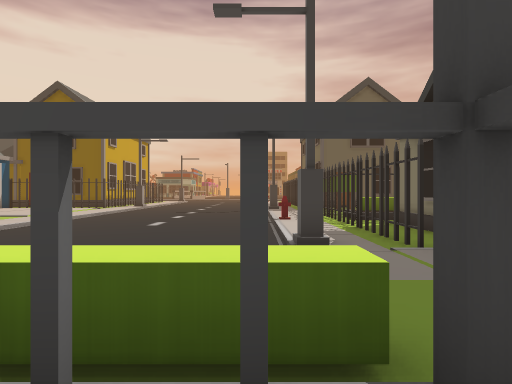
[1] (above)

17 first-person views from a walk through a 3-D level made in the Unity game engine. The camera is 1.4 m above the floor, looks level and sees 80° across. The floor is counted in squares, 2 m on a side. Each view is taken from the middle of a square. On the plan, view 1 faces up. The plan holds only what a view shows up to about 10 squares ahead; the rest is blank. The place goes on beyond the plan. Some animated figures are not drawn.

[2]
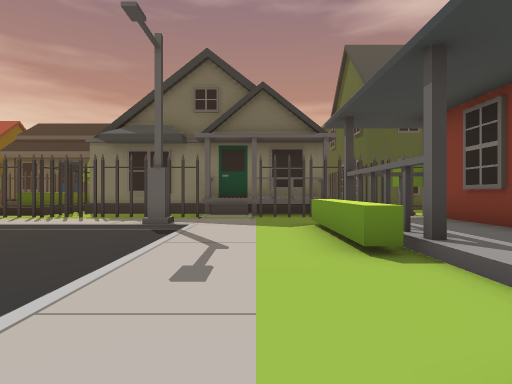

[3]
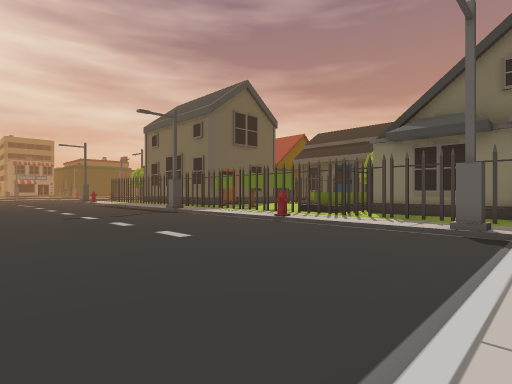

[4]
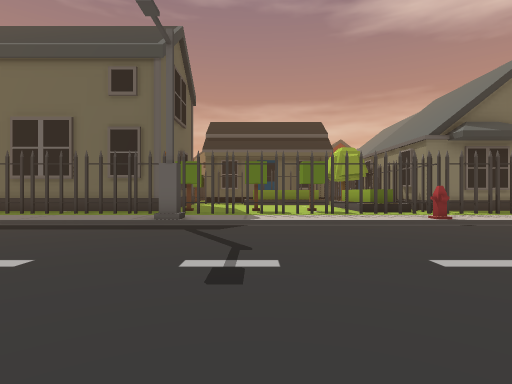

[5]
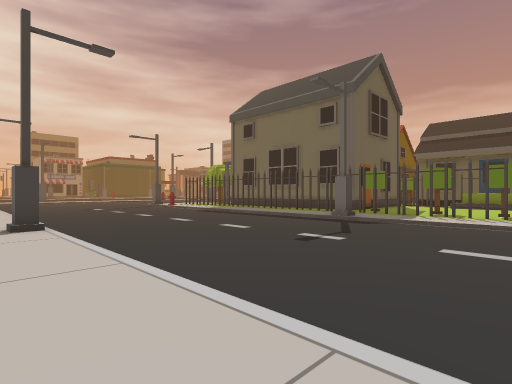

[6]
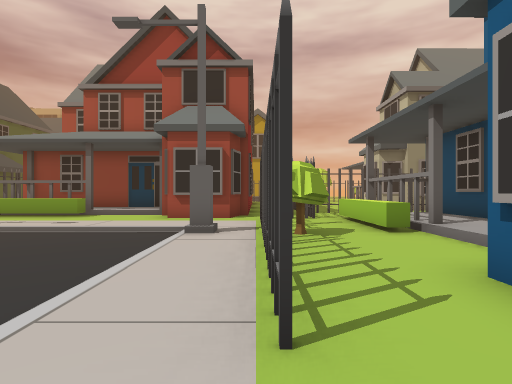

[7]
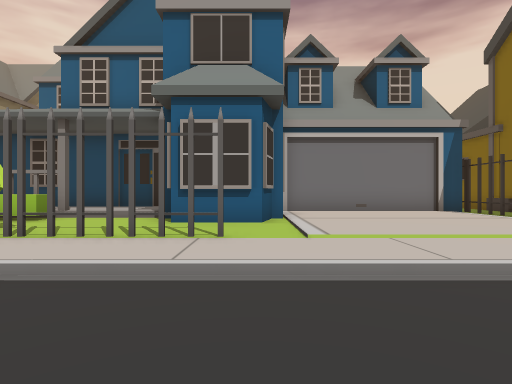

[8]
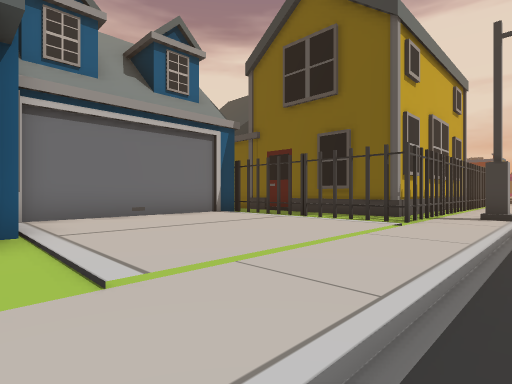

[9]
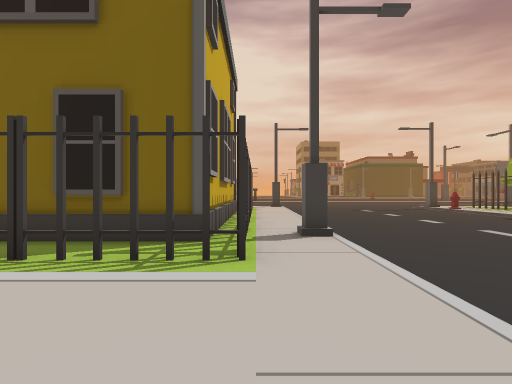

[10]
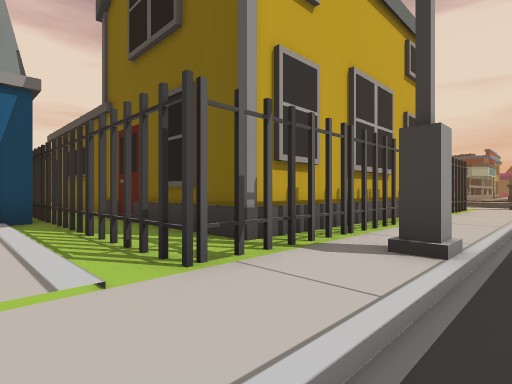

[11]
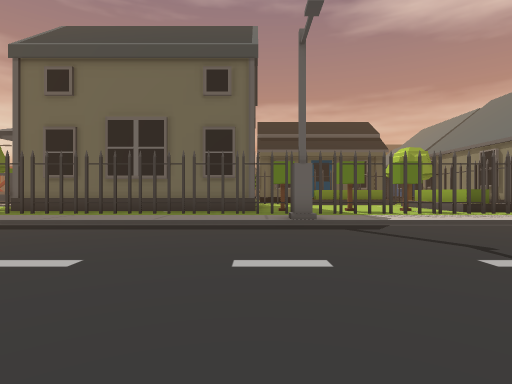

[12]
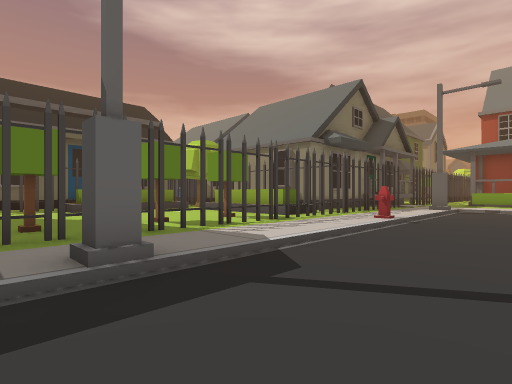

[13]
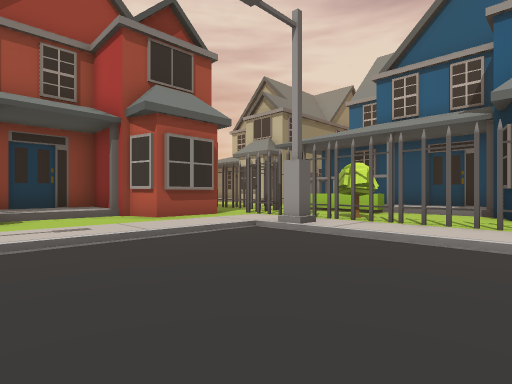

[14]
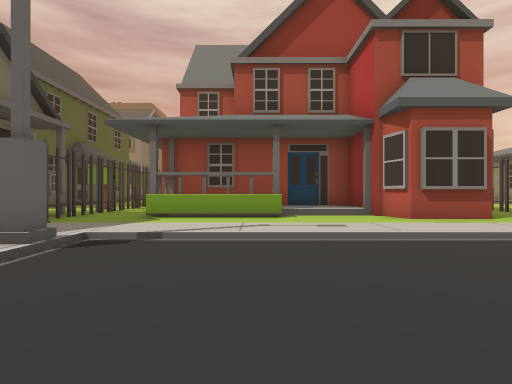

[15]
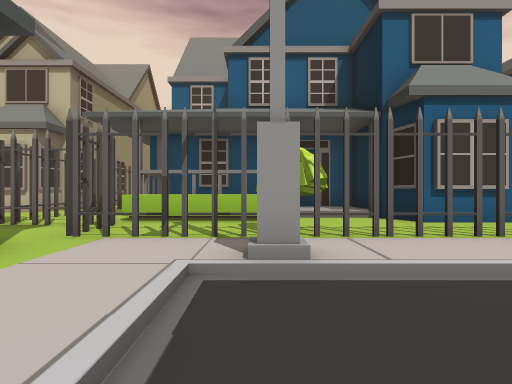

[16]
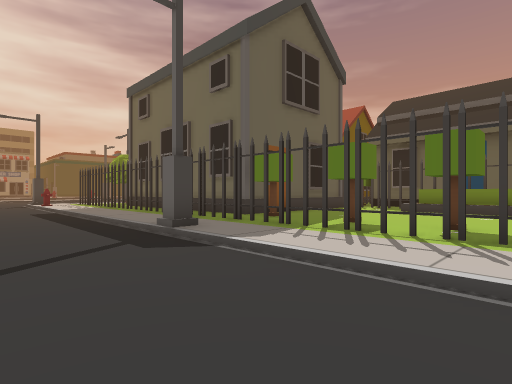

[17]
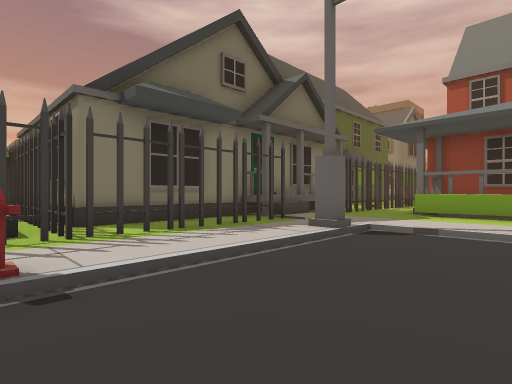

### Floor plan
Key: @ floor where view 1 was taken; # wall or solid block; x gap in a wall; . main floor; : floor 0.25 m higher than the main floor; - floor 0.25 m lower than the main floor; / step, stairs or slope; = window, fence, low wall or low ledge; ^ raised ledge; T thing the floor can be seen under or through; H hydrant; R tree.
Columns run from 17 left of view 1 to 6 right of it. Each row starts with its distance up from view 1.
 23         #..-------...#
 22         #..-------...#
 21         #..-------.#.#
 20         #..-------...#
 19         #..-------...#
 18 #########x#-------.T.###
 17   .......#.-------.T.x.#
 16   ####xTT#.-------#T.R..
 15     #......-------.T....
 14     #......-------.T.R..
 13     #......-------.T....
 12     #......-------.T.R..
 11     #......-------.T....
 10     ####...-------H..^^^
  9      ###.#.-------..####
  8     ###....-------..####
  7     #:/..T.-------..##
  6     #:/.RT.-------..##
  5     #:^.RT#-------#.##
  4     #:^..x..........^#
  3     #:^..#..........##
  2     ########........^#
  1           ###//=###.^#
  0             #::::@##..
 -1             ########

Positions as (right, up) in squares from view 1, and headings:
1: (0, 0), facing up
2: (-6, 3), facing right
3: (-6, 4), facing up-right
4: (-6, 14), facing right
5: (-8, 11), facing up-right
6: (-8, 11), facing down
7: (-4, 10), facing left
8: (-6, 10), facing up-left
9: (-8, 13), facing up
10: (-6, 15), facing up-left
11: (-6, 17), facing right
12: (-2, 17), facing down-right
13: (-2, 9), facing down-left
14: (-2, 9), facing down
15: (-4, 5), facing left
16: (-2, 11), facing up-right
17: (-2, 10), facing down-right
